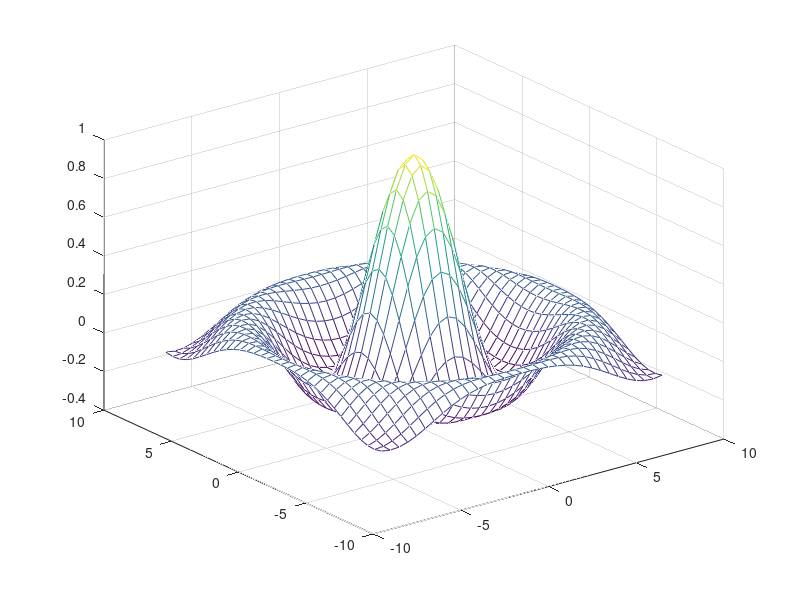

Recreate this plot in MATLAB.
% program 2
% plot 1
x = 0 : 0.1 : 2*pi;
y1 = sin(x);
y2 = cos(x);
plot(x, y1, '-', x, y2, '+')

% plot 2
theta = 0: 0.2: 5*pi;
rho = theta.^2;
polar(theta, rho, '*')

% plot 3
x = -8: .5: 8; y = x;
[X,Y] = meshgrid(x,y);
R = sqrt(X.^2 + Y.^2) + eps; % add eps to prevent R=0
Z = sin(R)./R;
mesh(x, y, Z) % or mesh(X,Y,Z)